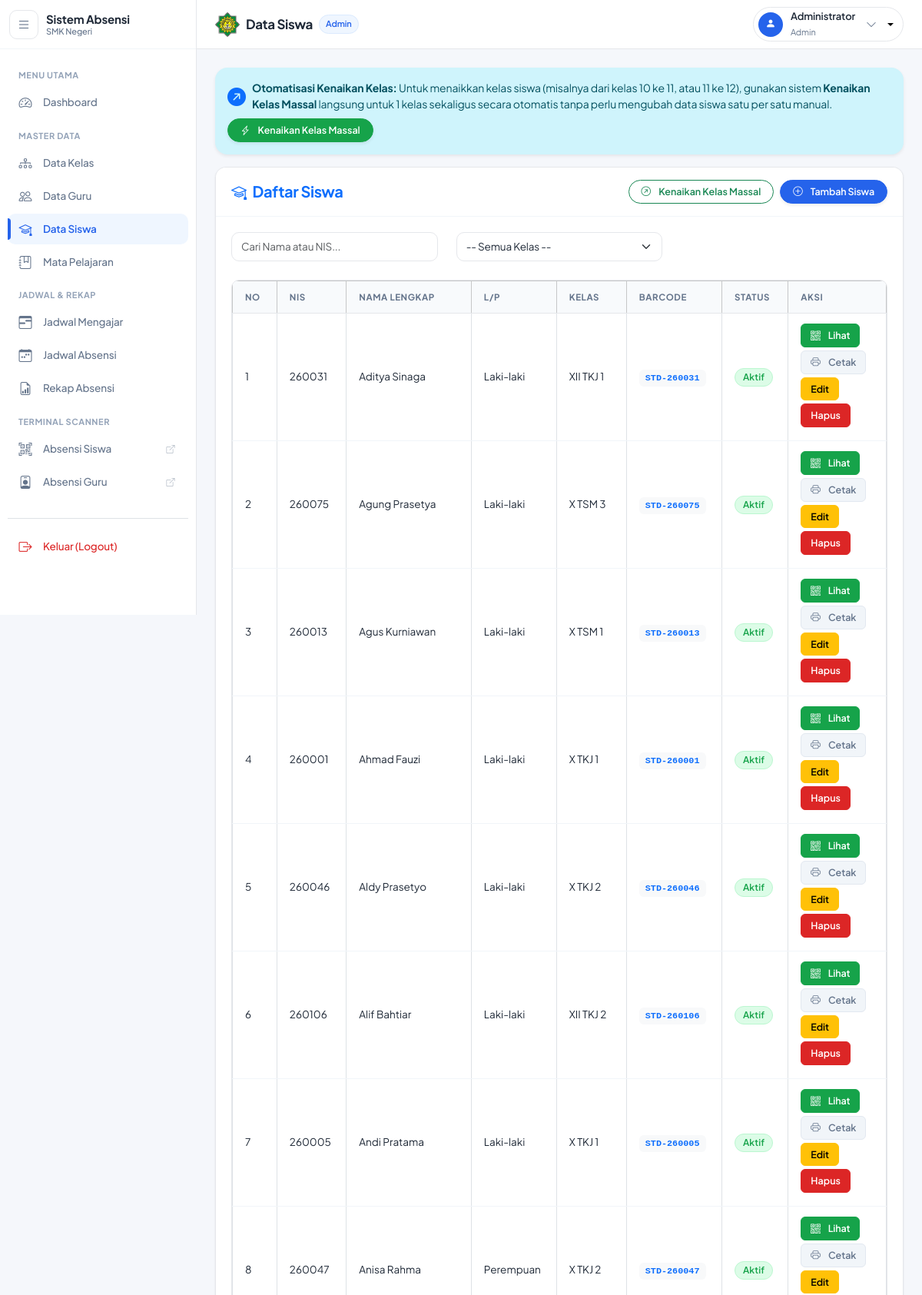
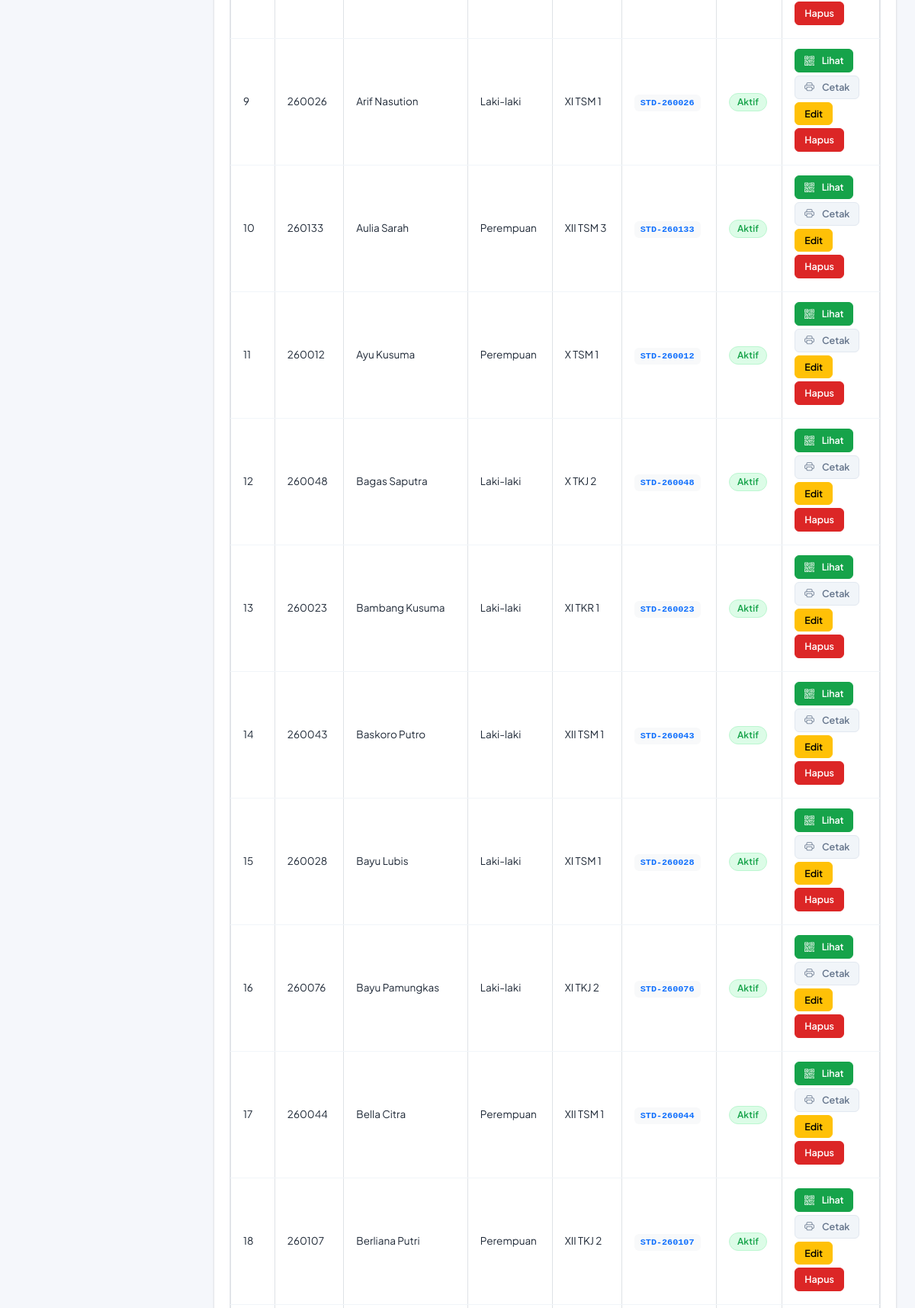
The page /public/admin_siswa (signed in, upper part) on the database its author committed (2 pictures, top to bottom).
### tables this page shows
CREATE TABLE `siswa` (
  `id` int(11) NOT NULL AUTO_INCREMENT,
  `user_id` int(11) NOT NULL,
  `nis` varchar(20) NOT NULL,
  `nisn` varchar(20) DEFAULT NULL,
  `nama` varchar(100) NOT NULL,
  `jenis_kelamin` enum('L','P') NOT NULL,
  `kelas_id` int(11) DEFAULT NULL,
  `rfid_uid` varchar(50) DEFAULT NULL,
  `barcode` varchar(100) DEFAULT NULL,
  `alamat` text DEFAULT NULL,
  `no_hp` varchar(20) DEFAULT NULL,
  `foto` varchar(255) DEFAULT NULL,
  `status` enum('active','inactive') DEFAULT 'active',
  `created_at` timestamp NOT NULL DEFAULT current_timestamp(),
  `updated_at` timestamp NOT NULL DEFAULT current_timestamp() ON UPDATE current_timestamp(),
  PRIMARY KEY (`id`),
  UNIQUE KEY `nis` (`nis`),
  UNIQUE KEY `nisn` (`nisn`),
  UNIQUE KEY `rfid_uid` (`rfid_uid`),
  UNIQUE KEY `barcode` (`barcode`),
  KEY `user_id` (`user_id`),
  KEY `kelas_id` (`kelas_id`),
  CONSTRAINT `fk_siswa_kelas` FOREIGN KEY (`kelas_id`) REFERENCES `kelas` (`id`) ON DELETE SET NULL,
  CONSTRAINT `fk_siswa_user` FOREIGN KEY (`user_id`) REFERENCES `users` (`id`) ON DELETE CASCADE
);

CREATE TABLE `kelas` (
  `id` int(11) NOT NULL AUTO_INCREMENT,
  `nama_kelas` varchar(50) NOT NULL,
  `jurusan` varchar(100) DEFAULT NULL,
  `tingkat` varchar(10) DEFAULT NULL,
  `wali_kelas_id` int(11) DEFAULT NULL,
  `created_at` timestamp NOT NULL DEFAULT current_timestamp(),
  `updated_at` timestamp NOT NULL DEFAULT current_timestamp() ON UPDATE current_timestamp(),
  PRIMARY KEY (`id`),
  KEY `wali_kelas_id` (`wali_kelas_id`),
  CONSTRAINT `fk_kelas_wali` FOREIGN KEY (`wali_kelas_id`) REFERENCES `guru` (`id`) ON DELETE SET NULL
);

### app/controllers/Admin_siswa.php (called while the page is built, shortened)
<?php
class Admin_siswa extends Controller {
    public function index() {
        $data['judul'] = 'Data Siswa';
        $data['active_menu'] = 'siswa';
        $kelas_id = $_GET['kelas_id'] ?? '';
        $data['filter_kelas'] = $kelas_id;
        $data['siswa'] = $this->model('Siswa_model')->getAllSiswa($kelas_id);
        if (file_exists('../app/models/Kelas_model.php')) {
            $data['kelas'] = $this->model('Kelas_model')->getAllKelas();
        } else {
            $data['kelas'] = [];
        }
        $this->view('admin/siswa/index', $data);
    }
}

### app/core/App.php (called while the page is built, shortened)
<?php
class App {
    protected $method = 'index';
    protected $params = [];
    public function __construct() {
        $this->controller = new $this->controller;
        call_user_func_array([$this->controller, $this->method], $this->params);
    }
}

### public/index.php (called while the page is built, shortened)
<?php
$app = new App();

### app/core/Database.php (called while the page is built, shortened)
<?php
class Database {
    private $host = DB_HOST;
    private $user = DB_USER;
    private $pass = DB_PASS;
    private $db_name = DB_NAME;
    private $dbh;
    private $stmt;
    public function __construct() {
        $dsn = 'mysql:host=' . $this->host . ';dbname=' . $this->db_name;
        $initCommandKey = defined('\Pdo\Mysql::ATTR_INIT_COMMAND') ? \Pdo\Mysql::ATTR_INIT_COMMAND : 1002;
        $options = [
            PDO::ATTR_PERSISTENT => true,
            PDO::ATTR_ERRMODE => PDO::ERRMODE_EXCEPTION,
            $initCommandKey => "SET time_zone = '+07:00', lc_time_names = 'id_ID'"
        ];
        try {
            $this->dbh = new PDO($dsn, $this->user, $this->pass, $options);
        } catch(PDOException $e) {
            throw $e;
        }
    }
    public function query($query) {
        $this->stmt = $this->dbh->prepare($query);
    }
    public function execute() {
        return $this->stmt->execute();
    }
    public function resultSet() {
        $this->execute();
        return $this->stmt->fetchAll(PDO::FETCH_ASSOC);
    }
}

### app/models/Siswa_model.php (called while the page is built, shortened)
<?php
class Siswa_model {
    private $table = 'siswa';
    private $db;
    public function __construct() {
        $this->db = new Database;
    }
    public function getAllSiswa($kelas_id = '') {
        $query = "SELECT siswa.*, kelas.nama_kelas
                  FROM {$this->table}
                  LEFT JOIN kelas ON siswa.kelas_id = kelas.id ";
        $query .= " ORDER BY siswa.nama ASC";
        $this->db->query($query);
        return $this->db->resultSet();
    }
}

### app/views/admin/siswa/index.php (the view, shortened to what this page needs)
<div class="row">
    <div class="col-12">
        <div class="alert alert-info border-0 rounded-4 p-3 mb-3 d-flex align-items-center justify-content-between flex-wrap gap-2 shadow-sm">
            <div class="d-flex align-items-center gap-2">
                <i class="bi bi-arrow-up-right-circle-fill fs-4 text-primary"></i>
                <span class="small">
                    <strong>Otomatisasi Kenaikan Kelas:</strong> Untuk menaikkan kelas siswa (misalnya dari kelas 10 ke 11, atau 11 ke 12), gunakan sistem <strong>Kenaikan Kelas Massal</strong> langsung untuk 1 kelas sekaligus secara otomatis tanpa perlu mengubah data siswa satu per satu manual.
                </span>
            </div>
            <a href="<?= BASEURL; ?>/admin_kelas" class="btn btn-sm btn-success rounded-pill px-3 text-nowrap fw-semibold shadow-sm">
                <i class="bi bi-lightning-charge me-1"></i> Kenaikan Kelas Massal
            </a>
        </div>
        <div class="card shadow-sm mb-4">
            <div class="card-header bg-white py-3 d-flex justify-content-between align-items-center flex-wrap gap-2">
                <h5 class="m-0 font-weight-bold text-primary"><i class="bi bi-mortarboard me-2"></i>Daftar Siswa</h5>
                <div class="d-flex gap-2">
                    <a href="<?= BASEURL; ?>/admin_kelas" class="btn btn-sm btn-outline-success rounded-pill px-3">
                        <i class="bi bi-arrow-up-right-circle me-1"></i> Kenaikan Kelas Massal
                    </a>
                    <button type="button" class="btn btn-sm btn-primary rounded-pill px-3 shadow-sm" data-bs-toggle="modal" data-bs-target="#formModal" onclick="setupModalTambah()">
                        <i class="bi bi-plus-circle me-1"></i> Tambah Siswa
                    </button>
                </div>
            </div>
            <div class="card-body">
                <div class="row mb-3">
                    <div class="col-md-4 mb-2">
                        <input type="text" id="searchInput" class="form-control" placeholder="Cari Nama atau NIS...">
                    </div>
                    <div class="col-md-4 mb-2">
                        <form action="<?= BASEURL; ?>/admin_siswa" method="GET" id="filterForm">
                            <select class="form-select" name="kelas_id" onchange="document.getElementById('filterForm').submit()">
                                <option value="">-- Semua Kelas --</option>
                            </select>
                        </form>
                    </div>
                </div>
                <div class="table-responsive">
                    <table class="table table-bordered table-hover" id="siswaTable">
                        <thead class="table-light">
                            <tr>
                                <th width="5%">No</th>
                                <th>NIS</th>
                                <th>Nama Lengkap</th>
                                <th>L/P</th>
                                <th>Kelas</th>
                                <th>Barcode</th>
                                <th>Status</th>
                                <th width="15%">Aksi</th>
                            </tr>
                        </thead>
                        <tbody>
                            <?php $no = 1; foreach ($data['siswa'] as $siswa) : ?>
                            <tr>
                                <td><?= $no++; ?></td>
                                <td><?= htmlspecialchars($siswa['nis']); ?></td>
                                <td><?= htmlspecialchars($siswa['nama']); ?></td>
                                <td><?= $siswa['jenis_kelamin'] == 'L' ? 'Laki-laki' : 'Perempuan'; ?></td>
                                <td><?= htmlspecialchars($siswa['nama_kelas'] ?? '-'); ?></td>
                                <td>
                                    <?php if(!empty($siswa['barcode'])): ?>
                                        <code class="bg-light px-2 py-1 rounded text-primary fw-bold font-monospace"><?= htmlspecialchars($siswa['barcode']); ?></code>
                                    <?php else: ?>
                                        <span class="badge bg-secondary-subtle text-secondary">Belum ada barcode</span>
                                    <?php endif; ?>
                                </td>
                                <td>
                                    <?php if($siswa['status'] == 'active'): ?>
                                        <span class="badge bg-success">Aktif</span>
                                    <?php else: ?>
                                        <span class="badge bg-danger">Nonaktif</span>
                                    <?php endif; ?>
                                </td>
                                <td>
                                    <?php if(empty($siswa['barcode'])): ?>
                                        <form action="<?= BASEURL; ?>/admin_siswa/generate_barcode/<?= $siswa['id']; ?>" method="POST" class="d-inline">
                                            <input type="hidden" name="csrf_token" value="<?= AuthHelper::generateCsrfToken(); ?>">
                                            <input type="hidden" name="filter_kelas" value="<?= htmlspecialchars($data['filter_kelas']) ?>">
                                            <button type="submit" class="btn btn-sm btn-info mb-1" title="Generate Barcode">
                                                <i class="bi bi-magic me-1"></i>Generate
                                            </button>
                                        </form>
                                    <?php else: ?>
                                        <button class="btn btn-sm btn-success mb-1" onclick="showBarcode('<?= htmlspecialchars($siswa['barcode']) ?>', '<?= htmlspecialchars(addslashes($siswa['nama'])) ?>', '<?= htmlspecialchars($siswa['nis']) ?>', '<?= htmlspecialchars(addslashes($siswa['nama_kelas'] ?? '-')) ?>', '<?= $siswa['id'] ?>')" title="Lihat QR Code">
                                            <i class="bi bi-qr-code me-1"></i>Lihat
                                        </button>
                                        <a href="<?= BASEURL; ?>/admin_siswa/cetak_barcode/<?= $siswa['id']; ?>" target="_blank" class="btn btn-sm btn-secondary mb-1" title="Cetak Kartu Barcode">
                                            <i class="bi bi-printer me-1"></i>Cetak
                                        </a>
                                    <?php endif; ?>
                                    <button class="btn btn-sm btn-warning mb-1"
                                        data-bs-toggle="modal" data-bs-target="#formModal"
                                        onclick="setupModalUbah(<?= htmlspecialchars(json_encode($siswa)); ?>)">Edit</button>
                                    <a href="<?= BASEURL; ?>/admin_siswa/hapus/<?= $siswa['id']; ?>" class="btn btn-sm btn-danger mb-1" onclick="return confirm('Yakin ingin menghapus siswa ini? Akun login juga akan terhapus.');">Hapus</a>
                                </td>
                            </tr>
                            <?php endforeach; ?>
                        </tbody>
                    </table>
                </div>
            </div>
        </div>
    </div>
</div>

### rows shown on the page
siswa: nis "260031", nama "Aditya Sinaga", jenis_kelamin "Laki-laki", kelas.nama_kelas "XII TKJ 1", barcode "STD-260031", status "Aktif"
siswa: nis "260075", nama "Agung Prasetya", jenis_kelamin "Laki-laki", kelas.nama_kelas "X TSM 3", barcode "STD-260075", status "Aktif"
siswa: nis "260013", nama "Agus Kurniawan", jenis_kelamin "Laki-laki", kelas.nama_kelas "X TSM 1", barcode "STD-260013", status "Aktif"
siswa: nis "260001", nama "Ahmad Fauzi", jenis_kelamin "Laki-laki", kelas.nama_kelas "X TKJ 1", barcode "STD-260001", status "Aktif"
siswa: nis "260046", nama "Aldy Prasetyo", jenis_kelamin "Laki-laki", kelas.nama_kelas "X TKJ 2", barcode "STD-260046", status "Aktif"
siswa: nis "260106", nama "Alif Bahtiar", jenis_kelamin "Laki-laki", kelas.nama_kelas "XII TKJ 2", barcode "STD-260106", status "Aktif"
siswa: nis "260005", nama "Andi Pratama", jenis_kelamin "Laki-laki", kelas.nama_kelas "X TKJ 1", barcode "STD-260005", status "Aktif"
siswa: nis "260047", nama "Anisa Rahma", jenis_kelamin "Perempuan", kelas.nama_kelas "X TKJ 2", barcode "STD-260047", status "Aktif"
siswa: nis "260026", nama "Arif Nasution", jenis_kelamin "Laki-laki", kelas.nama_kelas "XI TSM 1", barcode "STD-260026", status "Aktif"
siswa: nis "260133", nama "Aulia Sarah", jenis_kelamin "Perempuan", kelas.nama_kelas "XII TSM 3", barcode "STD-260133", status "Aktif"
siswa: nis "260012", nama "Ayu Kusuma", jenis_kelamin "Perempuan", kelas.nama_kelas "X TSM 1", barcode "STD-260012", status "Aktif"
siswa: nis "260048", nama "Bagas Saputra", jenis_kelamin "Laki-laki", kelas.nama_kelas "X TKJ 2", barcode "STD-260048", status "Aktif"
siswa: nis "260023", nama "Bambang Kusuma", jenis_kelamin "Laki-laki", kelas.nama_kelas "XI TKR 1", barcode "STD-260023", status "Aktif"
siswa: nis "260043", nama "Baskoro Putro", jenis_kelamin "Laki-laki", kelas.nama_kelas "XII TSM 1", barcode "STD-260043", status "Aktif"
siswa: nis "260028", nama "Bayu Lubis", jenis_kelamin "Laki-laki", kelas.nama_kelas "XI TSM 1", barcode "STD-260028", status "Aktif"
siswa: nis "260076", nama "Bayu Pamungkas", jenis_kelamin "Laki-laki", kelas.nama_kelas "XI TKJ 2", barcode "STD-260076", status "Aktif"
siswa: nis "260044", nama "Bella Citra", jenis_kelamin "Perempuan", kelas.nama_kelas "XII TSM 1", barcode "STD-260044", status "Aktif"
siswa: nis "260107", nama "Berliana Putri", jenis_kelamin "Perempuan", kelas.nama_kelas "XII TKJ 2", barcode "STD-260107", status "Aktif"

### other values the page prints
$data['judul'] "Data Siswa"
str_replace('_', ' ', $_SESSION['role'] ?? 'user') "Admin"
$_SESSION['nama'] "Administrator"
str_replace('_', ' ', $_SESSION['role']) "Admin"
